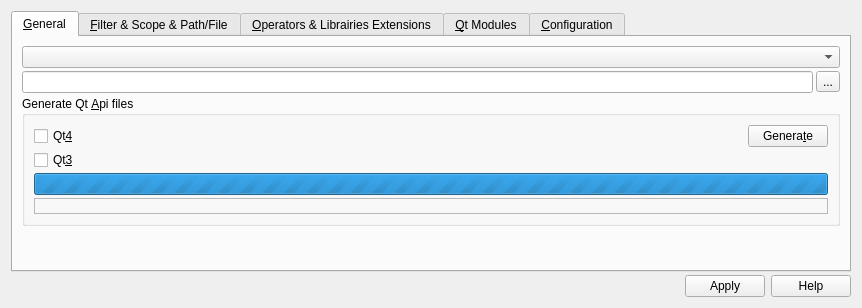
<ui version="4.0" >
 <class>UISettingsQMake</class>
 <widget class="QWidget" name="UISettingsQMake" >
  <property name="geometry" >
   <rect>
    <x>0</x>
    <y>0</y>
    <width>561</width>
    <height>279</height>
   </rect>
  </property>
  <property name="windowTitle" >
   <string>Settings...</string>
  </property>
  <layout class="QVBoxLayout" >
   <property name="spacing" >
    <number>3</number>
   </property>
   <item>
    <widget class="QTabWidget" name="twQMake" >
     <property name="currentIndex" >
      <number>0</number>
     </property>
     <widget class="QWidget" name="wGeneral" >
      <attribute name="title" >
       <string>&amp;General</string>
      </attribute>
      <layout class="QGridLayout" >
       <property name="horizontalSpacing" >
        <number>3</number>
       </property>
       <property name="verticalSpacing" >
        <number>3</number>
       </property>
       <item row="0" column="0" colspan="2" >
        <widget class="QComboBox" name="cbKeywords" />
       </item>
       <item row="1" column="0" >
        <widget class="QLineEdit" name="lePath" >
         <property name="toolTip" >
          <string>Enter the path or file path of the current keywords</string>
         </property>
        </widget>
       </item>
       <item row="1" column="1" >
        <widget class="QToolButton" name="tbBrowse" >
         <property name="cursor" >
          <cursorShape>PointingHandCursor</cursorShape>
         </property>
         <property name="toolTip" >
          <string>Locate path or file</string>
         </property>
         <property name="text" >
          <string>...</string>
         </property>
         <property name="icon" >
          <iconset resource="../resources/QMake.qrc" >:/icons/icons/folder.png</iconset>
         </property>
        </widget>
       </item>
       <item row="2" column="0" colspan="2" >
        <widget class="QGroupBox" name="gbApi" >
         <property name="title" >
          <string>Generate Qt &amp;Api files</string>
         </property>
         <layout class="QGridLayout" >
          <property name="horizontalSpacing" >
           <number>3</number>
          </property>
          <property name="verticalSpacing" >
           <number>3</number>
          </property>
          <item row="0" column="0" >
           <widget class="QCheckBox" name="cbQt4" >
            <property name="sizePolicy" >
             <sizepolicy vsizetype="Fixed" hsizetype="Expanding" >
              <horstretch>0</horstretch>
              <verstretch>0</verstretch>
             </sizepolicy>
            </property>
            <property name="text" >
             <string>Qt&amp;4</string>
            </property>
           </widget>
          </item>
          <item row="2" column="0" colspan="2" >
           <widget class="QProgressBar" name="pbProgress" >
            <property name="minimumSize" >
             <size>
              <width>1</width>
              <height>1</height>
             </size>
            </property>
            <property name="maximum" >
             <number>0</number>
            </property>
            <property name="alignment" >
             <set>Qt::AlignHCenter</set>
            </property>
           </widget>
          </item>
          <item row="1" column="0" colspan="2" >
           <widget class="QCheckBox" name="cbQt3" >
            <property name="sizePolicy" >
             <sizepolicy vsizetype="Fixed" hsizetype="Expanding" >
              <horstretch>0</horstretch>
              <verstretch>0</verstretch>
             </sizepolicy>
            </property>
            <property name="text" >
             <string>Qt&amp;3</string>
            </property>
           </widget>
          </item>
          <item row="0" column="1" >
           <widget class="QPushButton" name="pbGenerate" >
            <property name="text" >
             <string>Genera&amp;te</string>
            </property>
           </widget>
          </item>
          <item row="3" column="0" colspan="2" >
           <widget class="QLabel" name="lInformations" >
            <property name="frameShape" >
             <enum>QFrame::StyledPanel</enum>
            </property>
           </widget>
          </item>
         </layout>
        </widget>
       </item>
       <item row="3" column="0" colspan="2" >
        <spacer>
         <property name="orientation" >
          <enum>Qt::Vertical</enum>
         </property>
         <property name="sizeHint" >
          <size>
           <width>529</width>
           <height>31</height>
          </size>
         </property>
        </spacer>
       </item>
      </layout>
     </widget>
     <widget class="QWidget" name="wFilterScopeFile" >
      <attribute name="title" >
       <string>&amp;Filter &amp;&amp; Scope &amp;&amp; Path/File</string>
      </attribute>
      <layout class="QHBoxLayout" >
       <property name="spacing" >
        <number>3</number>
       </property>
       <item>
        <widget class="QGroupBox" name="gbFilter" >
         <property name="title" >
          <string>&amp;Accepted View Filter</string>
         </property>
         <layout class="QGridLayout" >
          <property name="horizontalSpacing" >
           <number>3</number>
          </property>
          <property name="verticalSpacing" >
           <number>3</number>
          </property>
          <item row="0" column="6" >
           <spacer>
            <property name="orientation" >
             <enum>Qt::Horizontal</enum>
            </property>
            <property name="sizeHint" >
             <size>
              <width>331</width>
              <height>20</height>
             </size>
            </property>
           </spacer>
          </item>
          <item row="0" column="3" >
           <widget class="QToolButton" name="tbUpFilter" >
            <property name="text" >
             <string>Up</string>
            </property>
            <property name="icon" >
             <iconset resource="../resources/QMake.qrc" >:/icons/icons/up.png</iconset>
            </property>
           </widget>
          </item>
          <item row="0" column="4" >
           <widget class="QToolButton" name="tbDownFilter" >
            <property name="text" >
             <string>Down</string>
            </property>
            <property name="icon" >
             <iconset resource="../resources/QMake.qrc" >:/icons/icons/down.png</iconset>
            </property>
           </widget>
          </item>
          <item row="0" column="1" >
           <widget class="QToolButton" name="tbRemoveFilter" >
            <property name="text" >
             <string>Remove</string>
            </property>
            <property name="icon" >
             <iconset resource="../resources/QMake.qrc" >:/icons/icons/remove.png</iconset>
            </property>
           </widget>
          </item>
          <item row="0" column="0" >
           <widget class="QToolButton" name="tbAddFilter" >
            <property name="text" >
             <string>Add</string>
            </property>
            <property name="icon" >
             <iconset resource="../resources/QMake.qrc" >:/icons/icons/add.png</iconset>
            </property>
           </widget>
          </item>
          <item row="0" column="2" >
           <widget class="QToolButton" name="tbClearFilters" >
            <property name="text" >
             <string>Clear</string>
            </property>
            <property name="icon" >
             <iconset resource="../resources/QMake.qrc" >:/icons/icons/clear.png</iconset>
            </property>
           </widget>
          </item>
          <item row="1" column="0" colspan="7" >
           <widget class="QListWidget" name="lwFilters" >
            <property name="sizePolicy" >
             <sizepolicy vsizetype="Expanding" hsizetype="Ignored" >
              <horstretch>0</horstretch>
              <verstretch>0</verstretch>
             </sizepolicy>
            </property>
           </widget>
          </item>
          <item row="0" column="5" >
           <widget class="QToolButton" name="tbToolTipFilter" >
            <property name="text" >
             <string>ToolTip</string>
            </property>
            <property name="icon" >
             <iconset resource="../resources/QMake.qrc" >:/icons/icons/edit.png</iconset>
            </property>
           </widget>
          </item>
         </layout>
        </widget>
       </item>
       <item>
        <widget class="QGroupBox" name="gbScope" >
         <property name="title" >
          <string>S&amp;copes</string>
         </property>
         <layout class="QGridLayout" >
          <property name="horizontalSpacing" >
           <number>3</number>
          </property>
          <property name="verticalSpacing" >
           <number>3</number>
          </property>
          <item row="0" column="1" >
           <widget class="QToolButton" name="tbRemoveScope" >
            <property name="text" >
             <string>Remove</string>
            </property>
            <property name="icon" >
             <iconset resource="../resources/QMake.qrc" >:/icons/icons/remove.png</iconset>
            </property>
           </widget>
          </item>
          <item row="0" column="2" >
           <widget class="QToolButton" name="tbClearScopes" >
            <property name="text" >
             <string>Clear</string>
            </property>
            <property name="icon" >
             <iconset resource="../resources/QMake.qrc" >:/icons/icons/clear.png</iconset>
            </property>
           </widget>
          </item>
          <item row="0" column="3" >
           <widget class="QToolButton" name="tbUpScope" >
            <property name="text" >
             <string>Up</string>
            </property>
            <property name="icon" >
             <iconset resource="../resources/QMake.qrc" >:/icons/icons/up.png</iconset>
            </property>
           </widget>
          </item>
          <item row="0" column="0" >
           <widget class="QToolButton" name="tbAddScope" >
            <property name="text" >
             <string>Add</string>
            </property>
            <property name="icon" >
             <iconset resource="../resources/QMake.qrc" >:/icons/icons/add.png</iconset>
            </property>
           </widget>
          </item>
          <item row="0" column="4" >
           <widget class="QToolButton" name="tbDownScope" >
            <property name="text" >
             <string>Down</string>
            </property>
            <property name="icon" >
             <iconset resource="../resources/QMake.qrc" >:/icons/icons/down.png</iconset>
            </property>
           </widget>
          </item>
          <item row="1" column="0" colspan="6" >
           <widget class="QListWidget" name="lwScopes" >
            <property name="sizePolicy" >
             <sizepolicy vsizetype="Expanding" hsizetype="Ignored" >
              <horstretch>0</horstretch>
              <verstretch>0</verstretch>
             </sizepolicy>
            </property>
           </widget>
          </item>
          <item row="0" column="5" >
           <spacer>
            <property name="orientation" >
             <enum>Qt::Horizontal</enum>
            </property>
            <property name="sizeHint" >
             <size>
              <width>331</width>
              <height>20</height>
             </size>
            </property>
           </spacer>
          </item>
         </layout>
        </widget>
       </item>
       <item>
        <widget class="QGroupBox" name="gbPathFile" >
         <property name="title" >
          <string>&amp;Path/Files</string>
         </property>
         <layout class="QGridLayout" >
          <property name="horizontalSpacing" >
           <number>3</number>
          </property>
          <property name="verticalSpacing" >
           <number>3</number>
          </property>
          <item row="0" column="1" >
           <widget class="QToolButton" name="tbRemovePathFile" >
            <property name="text" >
             <string>Remove</string>
            </property>
            <property name="icon" >
             <iconset resource="../resources/QMake.qrc" >:/icons/icons/remove.png</iconset>
            </property>
           </widget>
          </item>
          <item row="0" column="2" >
           <widget class="QToolButton" name="tbClearPathFiles" >
            <property name="text" >
             <string>Clear</string>
            </property>
            <property name="icon" >
             <iconset resource="../resources/QMake.qrc" >:/icons/icons/clear.png</iconset>
            </property>
           </widget>
          </item>
          <item row="0" column="3" >
           <widget class="QToolButton" name="tbUpPathFile" >
            <property name="text" >
             <string>Up</string>
            </property>
            <property name="icon" >
             <iconset resource="../resources/QMake.qrc" >:/icons/icons/up.png</iconset>
            </property>
           </widget>
          </item>
          <item row="0" column="0" >
           <widget class="QToolButton" name="tbAddPathFile" >
            <property name="text" >
             <string>Add</string>
            </property>
            <property name="icon" >
             <iconset resource="../resources/QMake.qrc" >:/icons/icons/add.png</iconset>
            </property>
           </widget>
          </item>
          <item row="0" column="4" >
           <widget class="QToolButton" name="tbDownPathFile" >
            <property name="text" >
             <string>Down</string>
            </property>
            <property name="icon" >
             <iconset resource="../resources/QMake.qrc" >:/icons/icons/down.png</iconset>
            </property>
           </widget>
          </item>
          <item row="1" column="0" colspan="6" >
           <widget class="QListWidget" name="lwPathFiles" >
            <property name="sizePolicy" >
             <sizepolicy vsizetype="Expanding" hsizetype="Ignored" >
              <horstretch>0</horstretch>
              <verstretch>0</verstretch>
             </sizepolicy>
            </property>
           </widget>
          </item>
          <item row="0" column="5" >
           <spacer>
            <property name="orientation" >
             <enum>Qt::Horizontal</enum>
            </property>
            <property name="sizeHint" >
             <size>
              <width>331</width>
              <height>20</height>
             </size>
            </property>
           </spacer>
          </item>
         </layout>
        </widget>
       </item>
      </layout>
     </widget>
     <widget class="QWidget" name="wOperatorsLibExtensions" >
      <attribute name="title" >
       <string>&amp;Operators &amp;&amp; Librairies Extensions</string>
      </attribute>
      <layout class="QHBoxLayout" >
       <property name="spacing" >
        <number>3</number>
       </property>
       <item>
        <widget class="QGroupBox" name="gbOperators" >
         <property name="title" >
          <string>&amp;Operators</string>
         </property>
         <layout class="QGridLayout" >
          <property name="horizontalSpacing" >
           <number>3</number>
          </property>
          <property name="verticalSpacing" >
           <number>3</number>
          </property>
          <item row="0" column="5" >
           <spacer>
            <property name="orientation" >
             <enum>Qt::Horizontal</enum>
            </property>
            <property name="sizeHint" >
             <size>
              <width>331</width>
              <height>20</height>
             </size>
            </property>
           </spacer>
          </item>
          <item row="0" column="3" >
           <widget class="QToolButton" name="tbUpOperator" >
            <property name="text" >
             <string>Up</string>
            </property>
            <property name="icon" >
             <iconset resource="../resources/QMake.qrc" >:/icons/icons/up.png</iconset>
            </property>
           </widget>
          </item>
          <item row="0" column="4" >
           <widget class="QToolButton" name="tbDownOperator" >
            <property name="text" >
             <string>Down</string>
            </property>
            <property name="icon" >
             <iconset resource="../resources/QMake.qrc" >:/icons/icons/down.png</iconset>
            </property>
           </widget>
          </item>
          <item row="0" column="1" >
           <widget class="QToolButton" name="tbRemoveOperator" >
            <property name="text" >
             <string>Remove</string>
            </property>
            <property name="icon" >
             <iconset resource="../resources/QMake.qrc" >:/icons/icons/remove.png</iconset>
            </property>
           </widget>
          </item>
          <item row="0" column="0" >
           <widget class="QToolButton" name="tbAddOperator" >
            <property name="text" >
             <string>Add</string>
            </property>
            <property name="icon" >
             <iconset resource="../resources/QMake.qrc" >:/icons/icons/add.png</iconset>
            </property>
           </widget>
          </item>
          <item row="0" column="2" >
           <widget class="QToolButton" name="tbClearOperators" >
            <property name="text" >
             <string>Clear</string>
            </property>
            <property name="icon" >
             <iconset resource="../resources/QMake.qrc" >:/icons/icons/clear.png</iconset>
            </property>
           </widget>
          </item>
          <item row="1" column="0" colspan="6" >
           <widget class="QListWidget" name="lwOperators" >
            <property name="sizePolicy" >
             <sizepolicy vsizetype="Expanding" hsizetype="Ignored" >
              <horstretch>0</horstretch>
              <verstretch>0</verstretch>
             </sizepolicy>
            </property>
           </widget>
          </item>
         </layout>
        </widget>
       </item>
       <item>
        <widget class="QGroupBox" name="gbLibrairies" >
         <property name="title" >
          <string>&amp;Librairies Extensions</string>
         </property>
         <layout class="QGridLayout" >
          <property name="horizontalSpacing" >
           <number>3</number>
          </property>
          <property name="verticalSpacing" >
           <number>3</number>
          </property>
          <item row="0" column="5" >
           <spacer>
            <property name="orientation" >
             <enum>Qt::Horizontal</enum>
            </property>
            <property name="sizeHint" >
             <size>
              <width>331</width>
              <height>20</height>
             </size>
            </property>
           </spacer>
          </item>
          <item row="0" column="3" >
           <widget class="QToolButton" name="tbUpLibExtension" >
            <property name="text" >
             <string>Up</string>
            </property>
            <property name="icon" >
             <iconset resource="../resources/QMake.qrc" >:/icons/icons/up.png</iconset>
            </property>
           </widget>
          </item>
          <item row="0" column="4" >
           <widget class="QToolButton" name="tbDownLibExtension" >
            <property name="text" >
             <string>Down</string>
            </property>
            <property name="icon" >
             <iconset resource="../resources/QMake.qrc" >:/icons/icons/down.png</iconset>
            </property>
           </widget>
          </item>
          <item row="0" column="1" >
           <widget class="QToolButton" name="tbRemoveLibExtension" >
            <property name="text" >
             <string>Remove</string>
            </property>
            <property name="icon" >
             <iconset resource="../resources/QMake.qrc" >:/icons/icons/remove.png</iconset>
            </property>
           </widget>
          </item>
          <item row="0" column="0" >
           <widget class="QToolButton" name="tbAddLibExtension" >
            <property name="text" >
             <string>Add</string>
            </property>
            <property name="icon" >
             <iconset resource="../resources/QMake.qrc" >:/icons/icons/add.png</iconset>
            </property>
           </widget>
          </item>
          <item row="0" column="2" >
           <widget class="QToolButton" name="tbClearLibExtensions" >
            <property name="text" >
             <string>Clear</string>
            </property>
            <property name="icon" >
             <iconset resource="../resources/QMake.qrc" >:/icons/icons/clear.png</iconset>
            </property>
           </widget>
          </item>
          <item row="1" column="0" colspan="6" >
           <widget class="QListWidget" name="lwLibExtensions" >
            <property name="sizePolicy" >
             <sizepolicy vsizetype="Expanding" hsizetype="Ignored" >
              <horstretch>0</horstretch>
              <verstretch>0</verstretch>
             </sizepolicy>
            </property>
           </widget>
          </item>
         </layout>
        </widget>
       </item>
      </layout>
     </widget>
     <widget class="QWidget" name="wQtModules" >
      <attribute name="title" >
       <string>&amp;Qt Modules</string>
      </attribute>
      <layout class="QGridLayout" >
       <property name="horizontalSpacing" >
        <number>3</number>
       </property>
       <property name="verticalSpacing" >
        <number>3</number>
       </property>
       <item rowspan="8" row="0" column="0" >
        <layout class="QGridLayout" >
         <property name="horizontalSpacing" >
          <number>3</number>
         </property>
         <property name="verticalSpacing" >
          <number>3</number>
         </property>
         <item row="0" column="3" >
          <widget class="QToolButton" name="tbUpQtModule" >
           <property name="text" >
            <string>Up</string>
           </property>
           <property name="icon" >
            <iconset resource="../resources/QMake.qrc" >:/icons/icons/up.png</iconset>
           </property>
          </widget>
         </item>
         <item row="0" column="2" >
          <widget class="QToolButton" name="tbClearQtModules" >
           <property name="text" >
            <string>Clear</string>
           </property>
           <property name="icon" >
            <iconset resource="../resources/QMake.qrc" >:/icons/icons/clear.png</iconset>
           </property>
          </widget>
         </item>
         <item row="1" column="0" colspan="6" >
          <widget class="QListWidget" name="lwQtModules" >
           <property name="editTriggers" >
            <set>QAbstractItemView::NoEditTriggers</set>
           </property>
          </widget>
         </item>
         <item row="0" column="5" >
          <spacer>
           <property name="orientation" >
            <enum>Qt::Horizontal</enum>
           </property>
           <property name="sizeType" >
            <enum>QSizePolicy::Maximum</enum>
           </property>
           <property name="sizeHint" >
            <size>
             <width>60</width>
             <height>20</height>
            </size>
           </property>
          </spacer>
         </item>
         <item row="0" column="1" >
          <widget class="QToolButton" name="tbRemoveQtModule" >
           <property name="text" >
            <string>Remove</string>
           </property>
           <property name="icon" >
            <iconset resource="../resources/QMake.qrc" >:/icons/icons/remove.png</iconset>
           </property>
          </widget>
         </item>
         <item row="0" column="0" >
          <widget class="QToolButton" name="tbAddQtModule" >
           <property name="text" >
            <string>Add</string>
           </property>
           <property name="icon" >
            <iconset resource="../resources/QMake.qrc" >:/icons/icons/add.png</iconset>
           </property>
          </widget>
         </item>
         <item row="0" column="4" >
          <widget class="QToolButton" name="tbDownQtModule" >
           <property name="text" >
            <string>Down</string>
           </property>
           <property name="icon" >
            <iconset resource="../resources/QMake.qrc" >:/icons/icons/down.png</iconset>
           </property>
          </widget>
         </item>
        </layout>
       </item>
       <item row="0" column="1" >
        <widget class="QLabel" name="lCaptionQtModule" >
         <property name="text" >
          <string>&amp;Caption :</string>
         </property>
         <property name="buddy" >
          <cstring>leCaptionQtModule</cstring>
         </property>
        </widget>
       </item>
       <item row="1" column="1" >
        <widget class="QLineEdit" name="leCaptionQtModule" />
       </item>
       <item row="4" column="1" >
        <widget class="QLabel" name="lVariableQtModule" >
         <property name="text" >
          <string>V&amp;ariable :</string>
         </property>
         <property name="buddy" >
          <cstring>leVariableQtModule</cstring>
         </property>
        </widget>
       </item>
       <item row="2" column="1" >
        <widget class="QLabel" name="lValueQtModule" >
         <property name="text" >
          <string>&amp;Value :</string>
         </property>
         <property name="buddy" >
          <cstring>leValueQtModule</cstring>
         </property>
        </widget>
       </item>
       <item row="3" column="1" >
        <widget class="QLineEdit" name="leValueQtModule" />
       </item>
       <item row="5" column="1" >
        <widget class="QLineEdit" name="leVariableQtModule" />
       </item>
       <item row="6" column="1" >
        <widget class="QLabel" name="lHelpQtModule" >
         <property name="text" >
          <string>&amp;Help :</string>
         </property>
         <property name="buddy" >
          <cstring>teHelpQtModule</cstring>
         </property>
        </widget>
       </item>
       <item row="7" column="1" >
        <widget class="QTextEdit" name="teHelpQtModule" >
         <property name="tabChangesFocus" >
          <bool>true</bool>
         </property>
         <property name="acceptRichText" >
          <bool>false</bool>
         </property>
        </widget>
       </item>
      </layout>
     </widget>
     <widget class="QWidget" name="wConfiguration" >
      <attribute name="title" >
       <string>&amp;Configuration</string>
      </attribute>
      <layout class="QGridLayout" >
       <property name="horizontalSpacing" >
        <number>3</number>
       </property>
       <property name="verticalSpacing" >
        <number>3</number>
       </property>
       <item rowspan="8" row="0" column="0" >
        <layout class="QGridLayout" >
         <property name="horizontalSpacing" >
          <number>3</number>
         </property>
         <property name="verticalSpacing" >
          <number>3</number>
         </property>
         <item row="0" column="1" >
          <widget class="QToolButton" name="tbRemoveSetting" >
           <property name="text" >
            <string>Remove</string>
           </property>
           <property name="icon" >
            <iconset resource="../resources/QMake.qrc" >:/icons/icons/remove.png</iconset>
           </property>
          </widget>
         </item>
         <item row="0" column="3" >
          <widget class="QToolButton" name="tbUpSetting" >
           <property name="text" >
            <string>Up</string>
           </property>
           <property name="icon" >
            <iconset resource="../resources/QMake.qrc" >:/icons/icons/up.png</iconset>
           </property>
          </widget>
         </item>
         <item row="1" column="0" colspan="6" >
          <widget class="QListWidget" name="lwSettings" >
           <property name="editTriggers" >
            <set>QAbstractItemView::NoEditTriggers</set>
           </property>
          </widget>
         </item>
         <item row="0" column="4" >
          <widget class="QToolButton" name="tbDownSetting" >
           <property name="text" >
            <string>Down</string>
           </property>
           <property name="icon" >
            <iconset resource="../resources/QMake.qrc" >:/icons/icons/down.png</iconset>
           </property>
          </widget>
         </item>
         <item row="0" column="0" >
          <widget class="QToolButton" name="tbAddSetting" >
           <property name="text" >
            <string>Add</string>
           </property>
           <property name="icon" >
            <iconset resource="../resources/QMake.qrc" >:/icons/icons/add.png</iconset>
           </property>
          </widget>
         </item>
         <item row="0" column="5" >
          <spacer>
           <property name="orientation" >
            <enum>Qt::Horizontal</enum>
           </property>
           <property name="sizeType" >
            <enum>QSizePolicy::Maximum</enum>
           </property>
           <property name="sizeHint" >
            <size>
             <width>60</width>
             <height>20</height>
            </size>
           </property>
          </spacer>
         </item>
         <item row="0" column="2" >
          <widget class="QToolButton" name="tbClearSettings" >
           <property name="text" >
            <string>Clear</string>
           </property>
           <property name="icon" >
            <iconset resource="../resources/QMake.qrc" >:/icons/icons/clear.png</iconset>
           </property>
          </widget>
         </item>
        </layout>
       </item>
       <item row="7" column="1" >
        <widget class="QTextEdit" name="teHelpSetting" >
         <property name="tabChangesFocus" >
          <bool>true</bool>
         </property>
         <property name="acceptRichText" >
          <bool>false</bool>
         </property>
        </widget>
       </item>
       <item row="6" column="1" >
        <widget class="QLabel" name="lHelpSetting" >
         <property name="text" >
          <string>&amp;Help :</string>
         </property>
         <property name="buddy" >
          <cstring>teHelpSetting</cstring>
         </property>
        </widget>
       </item>
       <item row="5" column="1" >
        <widget class="QLineEdit" name="leVariableSetting" />
       </item>
       <item row="4" column="1" >
        <widget class="QLabel" name="lVariableSetting" >
         <property name="text" >
          <string>V&amp;ariable :</string>
         </property>
         <property name="buddy" >
          <cstring>leVariableSetting</cstring>
         </property>
        </widget>
       </item>
       <item row="3" column="1" >
        <widget class="QLineEdit" name="leValueSetting" />
       </item>
       <item row="2" column="1" >
        <widget class="QLabel" name="lValueSetting" >
         <property name="text" >
          <string>&amp;Value :</string>
         </property>
         <property name="buddy" >
          <cstring>leValueSetting</cstring>
         </property>
        </widget>
       </item>
       <item row="1" column="1" >
        <widget class="QLineEdit" name="leCaptionSetting" />
       </item>
       <item row="0" column="1" >
        <widget class="QLabel" name="lCaptionSetting" >
         <property name="text" >
          <string>&amp;Caption :</string>
         </property>
         <property name="buddy" >
          <cstring>leCaptionSetting</cstring>
         </property>
        </widget>
       </item>
      </layout>
     </widget>
    </widget>
   </item>
   <item>
    <widget class="QDialogButtonBox" name="bbDialog" >
     <property name="sizePolicy" >
      <sizepolicy vsizetype="Fixed" hsizetype="Expanding" >
       <horstretch>0</horstretch>
       <verstretch>0</verstretch>
      </sizepolicy>
     </property>
     <property name="cursor" >
      <cursorShape>PointingHandCursor</cursorShape>
     </property>
     <property name="orientation" >
      <enum>Qt::Horizontal</enum>
     </property>
     <property name="standardButtons" >
      <set>QDialogButtonBox::Apply|QDialogButtonBox::Help|QDialogButtonBox::NoButton</set>
     </property>
    </widget>
   </item>
  </layout>
 </widget>
 <tabstops>
  <tabstop>twQMake</tabstop>
  <tabstop>cbKeywords</tabstop>
  <tabstop>lePath</tabstop>
  <tabstop>tbBrowse</tabstop>
  <tabstop>cbQt4</tabstop>
  <tabstop>cbQt3</tabstop>
  <tabstop>pbGenerate</tabstop>
  <tabstop>tbAddQtModule</tabstop>
  <tabstop>tbRemoveQtModule</tabstop>
  <tabstop>tbClearQtModules</tabstop>
  <tabstop>lwQtModules</tabstop>
  <tabstop>leCaptionQtModule</tabstop>
  <tabstop>leValueQtModule</tabstop>
  <tabstop>leVariableQtModule</tabstop>
  <tabstop>teHelpQtModule</tabstop>
  <tabstop>tbAddSetting</tabstop>
  <tabstop>tbRemoveSetting</tabstop>
  <tabstop>tbClearSettings</tabstop>
  <tabstop>lwSettings</tabstop>
  <tabstop>leCaptionSetting</tabstop>
  <tabstop>leValueSetting</tabstop>
  <tabstop>leVariableSetting</tabstop>
  <tabstop>teHelpSetting</tabstop>
  <tabstop>bbDialog</tabstop>
 </tabstops>
 <resources>
  <include location="../resources/QMake.qrc" />
 </resources>
 <connections/>
</ui>
